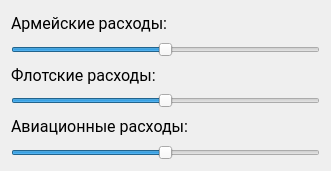
   <widget class="QWidget" name="layoutWidget">
    <property name="geometry">
     <rect>
      <x>31</x>
      <y>721</y>
      <width>331</width>
      <height>171</height>
     </rect>
    </property>
    <layout class="QVBoxLayout" name="milSliders">
     <item>
      <widget class="QLabel" name="label_3">
       <property name="font">
        <font>
         <family>Roboto</family>
         <pointsize>12</pointsize>
        </font>
       </property>
       <property name="text">
        <string>Армейские расходы:</string>
       </property>
      </widget>
     </item>
     <item>
      <widget class="QSlider" name="armySlider">
       <property name="maximum">
        <number>100</number>
       </property>
       <property name="singleStep">
        <number>0</number>
       </property>
       <property name="sliderPosition">
        <number>50</number>
       </property>
       <property name="orientation">
        <enum>Qt::Horizontal</enum>
       </property>
       <property name="invertedAppearance">
        <bool>false</bool>
       </property>
       <property name="invertedControls">
        <bool>false</bool>
       </property>
      </widget>
     </item>
     <item>
      <widget class="QLabel" name="label_4">
       <property name="font">
        <font>
         <family>Roboto</family>
         <pointsize>12</pointsize>
        </font>
       </property>
       <property name="text">
        <string>Флотские расходы:</string>
       </property>
      </widget>
     </item>
     <item>
      <widget class="QSlider" name="navySlider">
       <property name="maximum">
        <number>100</number>
       </property>
       <property name="sliderPosition">
        <number>50</number>
       </property>
       <property name="orientation">
        <enum>Qt::Horizontal</enum>
       </property>
       <property name="invertedAppearance">
        <bool>false</bool>
       </property>
      </widget>
     </item>
     <item>
      <widget class="QLabel" name="label_5">
       <property name="font">
        <font>
         <family>Roboto</family>
         <pointsize>12</pointsize>
        </font>
       </property>
       <property name="text">
        <string>Авиационные расходы:</string>
       </property>
      </widget>
     </item>
     <item>
      <widget class="QSlider" name="airSlider">
       <property name="maximum">
        <number>100</number>
       </property>
       <property name="sliderPosition">
        <number>50</number>
       </property>
       <property name="orientation">
        <enum>Qt::Horizontal</enum>
       </property>
       <property name="invertedAppearance">
        <bool>false</bool>
       </property>
      </widget>
     </item>
    </layout>
   </widget>
